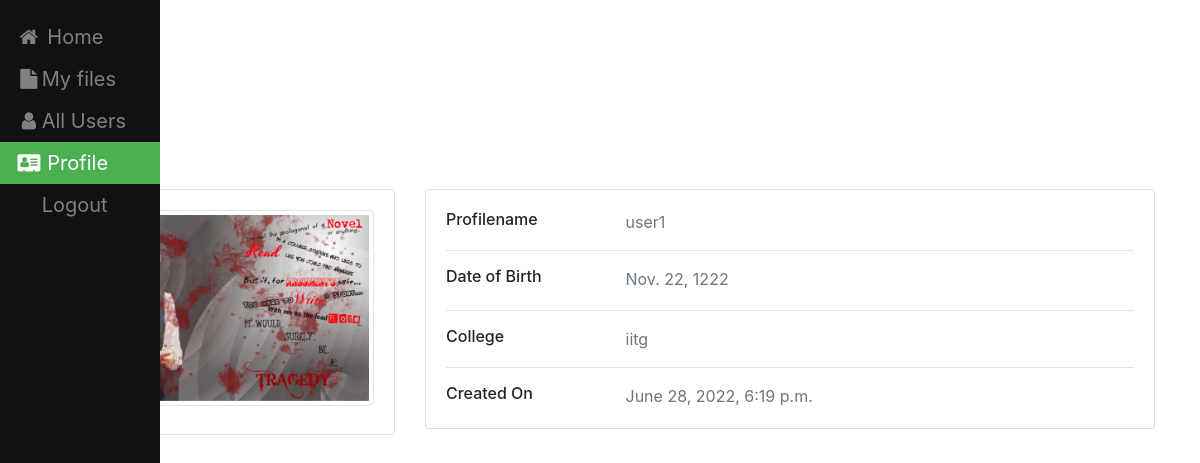
Screenshot of /oprofile/user1 with the database file from the repository.
### users/models.py (models this page shows, shortened)
class profile(models.Model):
    profilename = models.CharField(max_length=100)
    DOB = models.DateField()
    college = models.CharField(max_length=100)
    created = models.DateTimeField(default=timezone.now)
    image = models.ImageField(upload_to='profilepic')
    owner=models.OneToOneField(User,on_delete=models.CASCADE)

### users/views.py (the view)
# urls.py: path('oprofile/<slug:user>', views.oprofile, name='oprofile')
def oprofile(request,user):
    puser =User.objects.get(username = user)
    p1 = profile.objects.get(owner=puser.id)
    context = {'p1':p1}
    return render(request,'users/oprofile.html',context)

### templates/users/oprofile.html (shortened to what this page needs)
{%   load static %}
<!DOCTYPE html>
<html lang="en" dir="ltr">
  <head>
    <link rel="stylesheet" type="text/css" href="{%  static "css/styles.css" %}"/>
    <link rel="stylesheet" href="https://cdnjs.cloudflare.com/ajax/libs/font-awesome/4.7.0/css/font-awesome.min.css">
    <link rel="stylesheet" href="https://maxcdn.bootstrapcdn.com/bootstrap/4.0.0/css/bootstrap.min.css">
</head>
  <body>
  <div class="sidebar">
  <a  href="/home1"><i class="fa fa-fw fa-home"></i> Home</a>
  <a href="/My_Files"><i class="fa fa-fw fa-file"></i>My files</a>
  <a href="/allusers"><i class="fa fa-fw fa-user"></i>All Users</a>
  <a class="active" href="#" onclick="return false"><i class="fa fa-fw fa-address-card" ></i> Profile</a>
  <a href="/logout">Logout</a>
</div>
<div class="container">
    <div class="main-body">
          <div class="row gutters-sm">
            <div class="col-md-4 mb-3">
              <div class="card">
                <div class="card-body">
                  <div class="d-flex flex-column align-items-center text-center">
         <td> <a class="list-group-item-text" href="{{ p1.image.url }}" target="_blank">
             <img src="{{ p1.image.url  }}" alt="Admin"  class="rounded mb-2 img-thumbnail" width="500" > </a> </td>
                  </div>
                </div>
              </div>
            </div>
            <div class="col-md-8">
              <div class="card mb-3">
                <div class="card-body">
                  <div class="row">
                    <div class="col-sm-3">
                      <h6 class="mb-0">Profilename</h6>
                    </div>
                    <div class="col-sm-9 text-secondary">
                      {{ p1.profilename }}
                    </div>
                  </div>
                  <hr>
                  <div class="row">
                    <div class="col-sm-3"><h6>Date of Birth</h6>
                    </div>
                       <div class="col-sm-9 text-secondary">
                      {{ p1.DOB}}
                    </div>
                  </div>
                  <hr>
                  <div class="row">
                    <div class="col-sm-3">
                      <h6 class="mb-0">College</h6>
                    </div>
                  <div class="col-sm-9 text-secondary">
                      {{ p1.college}}
                    </div>
                  </div>
                  <hr>
                  <div class="row">
                    <div class="col-sm-3">
                      <h6 class="mb-0">Created On</h6>
                    </div>
                   <div class="col-sm-9 text-secondary">
                      {{ p1.created}}
                    </div>
                  </div>
                </div>
              </div>
            </div>
          </div>
    </div>
</div>
  </body>
</html>

### static/css/styles.css (style rules this page uses)
.sidebar { height: 100%; width: 160px; position: fixed; z-index: 1; top: 0; left: 0; background-color: #111; overflow-x: hidden; padding-top: 16px; }
.sidebar a { padding: 6px 8px 6px 16px; text-decoration: none; font-size: 20px; color: #818181; display: block; }
.sidebar a.active { background-color: #4CAF50; color: white; }

### templates/users/oprofile.html (style rules this page uses)
DIV.container { margin: 0; position: absolute; top: 40%; left: 50%; margin-right: -50%; transform: translate(-50%, -50%) }

### rows the page displays
profile: image (picture), profilename "user1", DOB "Nov. 22, 1222", college "iitg", created "June 28, 2022, 6:19 p.m."
